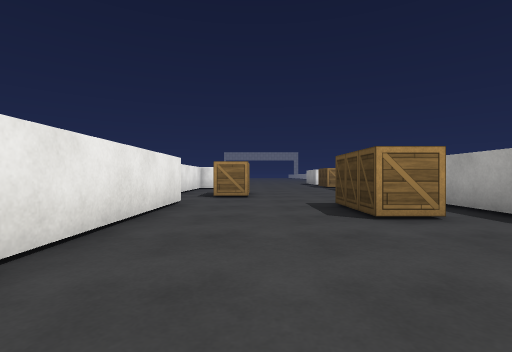
View 1 (above)

17 first-person views from a walk through a scene from a Unity 3-D project. The camera is 0.62 m above the floor, looks level and sees 85° across. The floor is counted in squares, 1 m on a side. Each view is taken from the middle of a square. On the plan, view 1 faces up. The plan holds only what a view shows up to about 9 squares ahead; the rest is blank. The place goes on beyond the plan. The player character is not drawn. Surface patterns are stand-ins for the level's own textures.

View 2
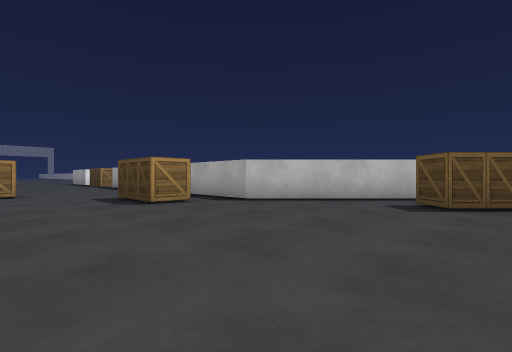

View 3
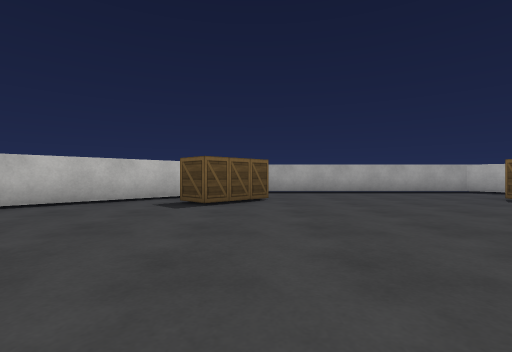

View 4
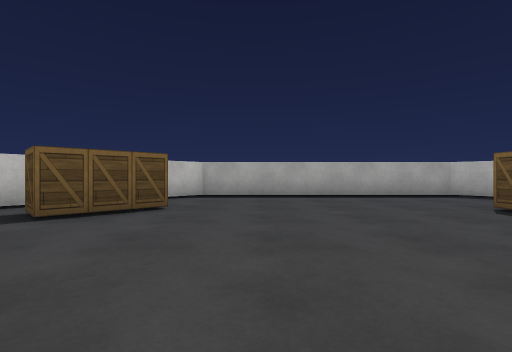

View 5
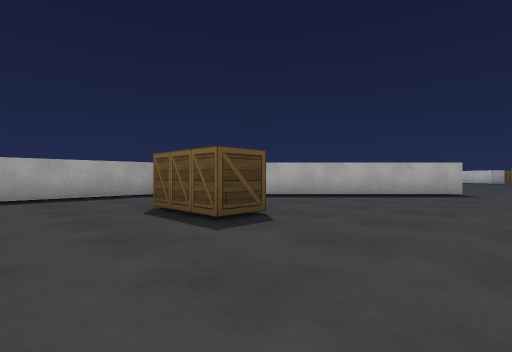

View 6
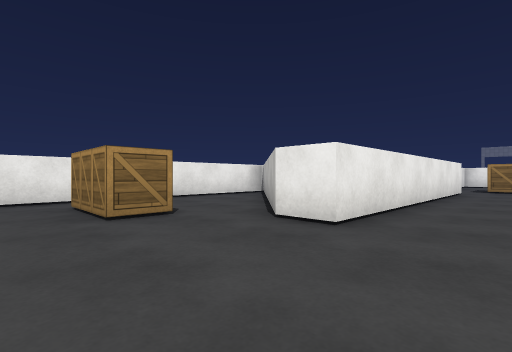

View 7
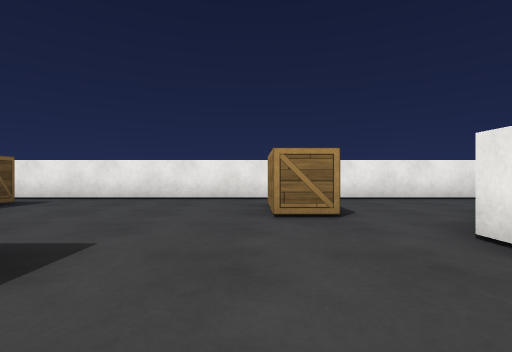

View 8
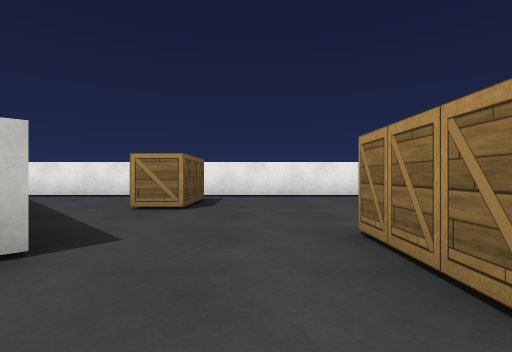

View 9
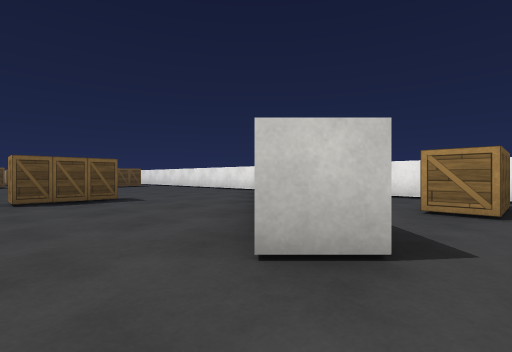

View 10
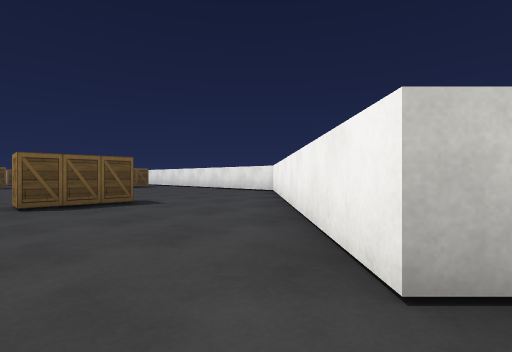

View 11
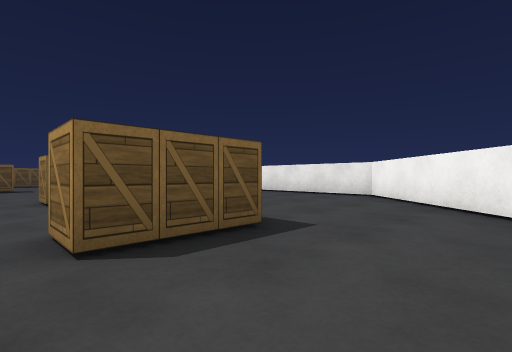

View 12
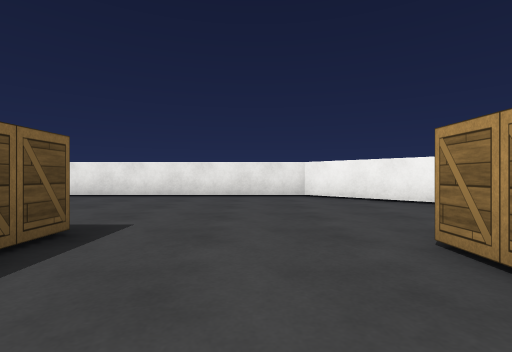

View 13
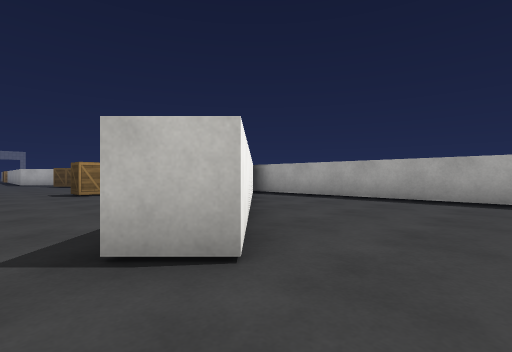

View 14
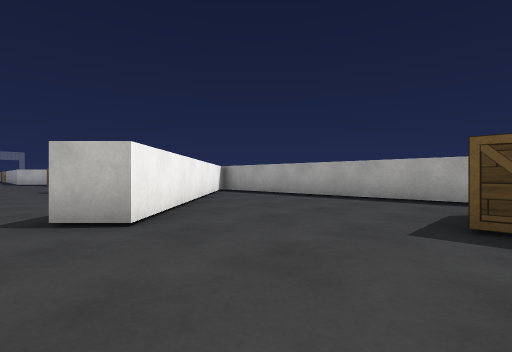

View 15
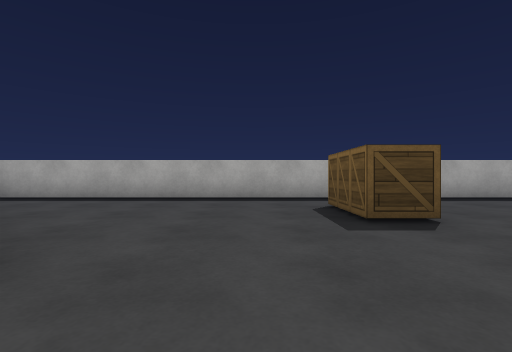

View 16
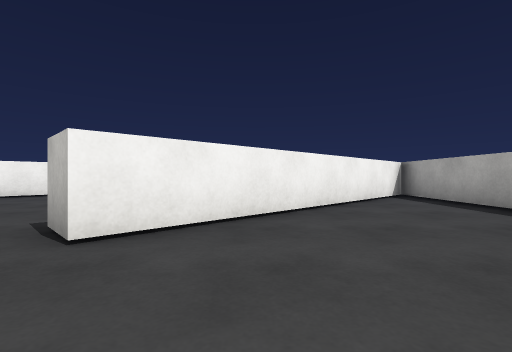

View 17
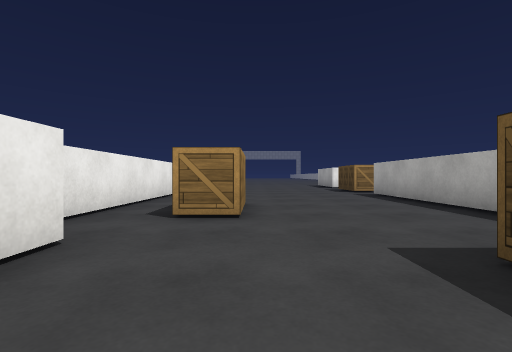

### Floor plan
Points are (right, up) in squares from view 1. A wall is a line through its corners. A room is listed if a view was taken in it or the views show most of it. See-through windows are left out.
Room 1 (views 1, 2, 3, 4, 5, 6, 7, 8, 9, 10, 11, 12, 13, 14, 15, 16, 17)
walls: (-1.2, -9.7) (-0.4, -10.4) (-7.5, -17.5) (-7.5, -21.5); (8.8, -10.6) (9.5, -9.9) (9.5, -2.4) (8.7, -1.6); (-7.5, -3.4) (-7.5, -15); (7, 0.1) (3.9, 3.2) (3.9, 5.9); (-7.5, 2) (-7.5, -1.7); (-1.8, 6.6) (-1.8, -1.8) (-2.7, -1.8) (-6.2, 1.6); (9.5, -21) (9.5, -11.4) (3.3, -17.5) (2.6, -16.8) (7, -12.4); (3.9, 8.5) (3.9, 12.5); (-2.7, 12.5) (-2.7, 7.9)
objects: box (-6, -10) to (-5, -10); box (-6, -3) to (-5, -3); box (-2, -21) to (0, -21); box (-2, -7) to (0, -7); box (-1, -17) to (0, -17); box (-1, 8) to (-1, 10); box (2, 4) to (2, 6); box (5, -9) to (6, -9); box (5, -2) to (6, -1); box (6, -21) to (7, -21)

Positions as (right, up) in squares from view 1, and headings:
1: (0, 0), facing up
2: (-1, -2), facing up-right
3: (-1, -2), facing right
4: (1, -4), facing right
5: (1, -6), facing down-right
6: (0, -5), facing up-left
7: (0, -4), facing left
8: (1, -8), facing left
9: (1, -9), facing down-left
10: (1, -10), facing down-left
11: (1, -14), facing down-left
12: (1, -19), facing left
13: (2, -19), facing up-right
14: (2, -21), facing up-right
15: (2, -19), facing right
16: (5, -20), facing up
17: (0, 4), facing up
